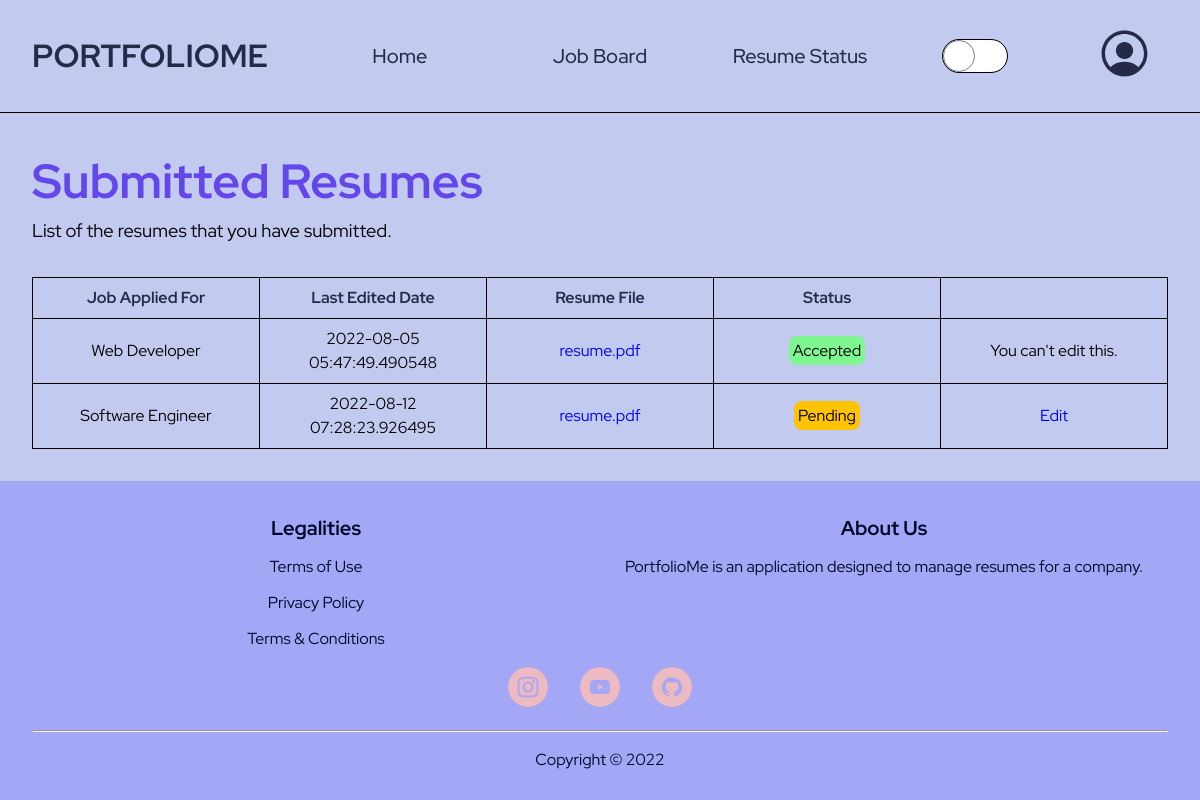
/resume_status (signed in), run on the app's committed database.
### PortfolioMe/models.py (models this page shows, shortened)
class JobBoard(db.Model):
    __tablename__ = 'jobboard'
    id = db.Column(db.Integer, primary_key=True)
    name = db.Column(db.String(50), nullable=False)
    highlights = db.Column(db.String(200), nullable=False)
    description = db.Column(db.Text, nullable=False)
    department = db.Column(db.String(50), nullable=False)
    min_salary = db.Column(db.Float, nullable=False)
    max_salary = db.Column(db.Float, nullable=False)
    position_level = db.Column(db.String(20), nullable=False)
    years_of_experience = db.Column(db.String(10), nullable=False)
    job_type = db.Column(db.String(10), nullable=False)
    specializations = db.Column(db.String(50), nullable=False)
    job_image = db.Column(db.String(50), nullable=False)
    resumes_submitted_list = db.relationship(
        'Resume', backref='associated_job_board', lazy=True)

class Resume(db.Model):
    __tablename__ = 'resume'
    id = db.Column(db.Integer, primary_key=True)
    applicant_details = db.Column(db.Text, unique=False, nullable=False)
    date_edited = db.Column(db.DateTime, unique=False, nullable=False,
                            default=datetime.utcnow)
    is_bookmarked = db.Column(db.Boolean, unique=False,
                              nullable=False, default=False)
    is_hired = db.Column(db.Boolean, unique=False,
                         nullable=False, default=False)
    status = db.Column(db.String(20), unique=False,
                       nullable=False, default="Pending")
    image = db.Column(db.String(50), unique=False, nullable=False)
    additional_documents = db.Column(db.Text, unique=False, default="")
    applicant_id = db.Column(db.Integer, db.ForeignKey(
        'applicant.id'), nullable=False)
    job_id = db.Column(db.Integer, db.ForeignKey(
        'jobboard.id'), nullable=False)
    resume_details_ref = db.relationship(
        'Resume_Details', backref='associated_resume', uselist=False)

### PortfolioMe/client/routes.py (the view)
@client.route("/resume_status")
@login_required
def resume_status():
    resumes = Resume.query.filter_by(applicant_id=current_user.id).all()
    jobs = JobBoard.query.filter(JobBoard.resumes_submitted_list.any(
        applicant_id=current_user.id)).all()
    return render_template("client/resume_status.html", resumes=resumes, jobs=jobs)

### PortfolioMe/models.py (called while the page is built)
@login_manager.user_loader
def load_user(user_id):
    applicant = Applicant.query.get(int(user_id))
    if applicant.status != "Active":
        return None and logout_user
    return applicant

### PortfolioMe/templates/client/resume_status.html (shortened to what this page needs)
{% extends "layout/base.html" %}  {% block css %}
<link
    rel="stylesheet"
    href="{{ url_for('static', filename='css/client/resume_status.css') }}"
/>{% endblock %} {% block content %}
<main class="resume-list-container">
    <div class="resume-list-header">
        <h1>Submitted Resumes</h1>
        <p>List of the resumes that you have submitted.</p>
    </div>
    <div class="table-container">
        <table>
            <thead>
                <tr>
                    <th>Job Applied For</th>
                    <th>Last Edited Date</th>
                    <th>Resume File</th>
                    <th>Status</th>
                    <th></th>
                </tr>
            </thead>
            {% if resume is not none %} {% for resume in resumes %}
            <tbody>
                <tr>
                    <td>
                        {% for job in jobs %} {% if job.id == resume.job_id %}
                        {{ job.name }} {% endif %} {% endfor %}
                    </td>
                    <td>{{ resume.date_edited }}</td>
                    <td>
                        <a
                            href="{{ url_for('static', filename='resumes/' + resume.image) }}"
                            target="_blank"
                            >resume.pdf</a
                        >
                    </td>
                    <td>
                        {% if resume.status == "Accepted" %}
                        <span style="background-color: hsl(var(--green))"
                            >Accepted</span
                        >
                        {% elif resume.status == "Rejected" %}
                        <span style="background-color: hsl(var(--red))"
                            >Rejected</span
                        >
                        {% elif resume.status == "Pending" %}
                        <span style="background-color: hsl(var(--yellow))"
                            >Pending</span
                        >
                        {% elif resume.status == "Keep In View" %}
                        <span style="background-color: hsl(var(--accent-blue))"
                            >Keep In View</span
                        >
                        {% endif %}
                    </td>
                    <td>
                        {% if resume.status == "Pending" %}
                        <a
                            class="edit-resume-details-btn"
                            target="_blank"
                            href="{{ url_for('client.upload_resume_details', job_id=resume.job_id, resume_details_id=resume.resume_details_ref.id) }}"
                            >Edit</a
                        >
                        {% else %} You can't edit this. {% endif %}
                    </td>
                </tr>
            </tbody>
            {% endfor %} {% endif %}
        </table>
    </div>
</main>
{% endblock %}

### PortfolioMe/static/css/layout/base.css (style rules this page uses)
body { display: grid; grid-template-rows: auto 1fr auto; }
:root { --width: 4rem; }

### PortfolioMe/static/css/client/resume_status.css (style rules this page uses)
.resume-list-container { background-color: hsl(var(--light-blue)); padding: 2rem; }
.resume-list-header h1 { color: hsl(var(--accent-blue)); font-size: 3rem; }
.resume-list-header p { font-size: 1.15rem; }
.table-container { margin-top: 2rem; }
table { width: 100%; table-layout: fixed; }
table, th, td { border: 1px solid black; border-collapse: collapse; }
th, td { padding: 0.5rem; }
th { color: hsl(var(--dark-blue)); }
td:first-child { overflow: hidden; white-space: nowrap; text-overflow: ellipsis; }
td { text-align: center; }
td span { padding: 0.25rem; border-radius: 0.5rem; }

### data on the page
Resume: date_edited "2022-08-05 05:47:49.490548", status "Accepted"
JobBoard: name "Web Developer"
Resume: date_edited "2022-08-12 07:28:23.926495", status "Pending"
JobBoard: name "Software Engineer"
